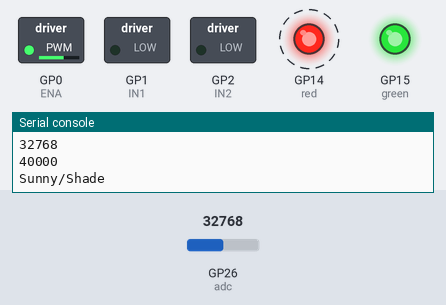
A program run on a simulated Raspberry Pi Pico running MicroPython. Shown: switched loads named in the program (green lamp = pin HIGH), output pins drawn as LEDs (lit = HIGH), the last lines printed to the serial console. Dashed ring = blinking. The test bench sets the inputs (shaded band); at power-on: GP26 (adc) = 32768 (analog values on the 0–65535 scale).

Above: at 1.2 s.
1.3 s: GP26 (adc) set to 42368
4.3 s: GP26 (adc) set to 43984
At 5.4 s:
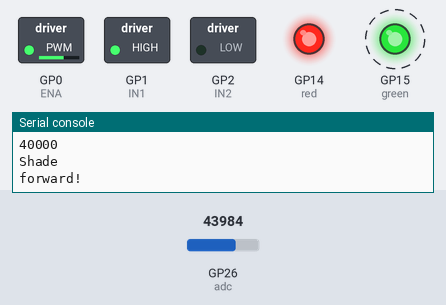
7.3 s: GP26 (adc) set to 28345
At 7.8 s:
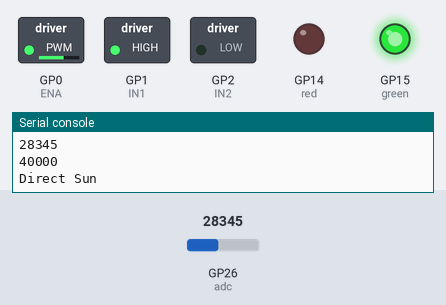
9.0 s: GP26 (adc) set to 29584
At 9.4 s:
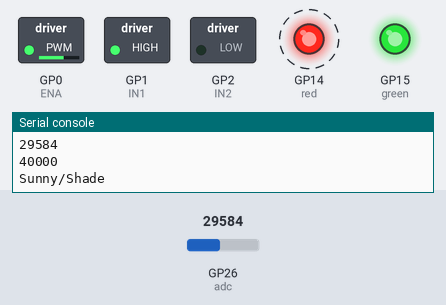
12.0 s: GP26 (adc) set to 64655
At 12.6 s:
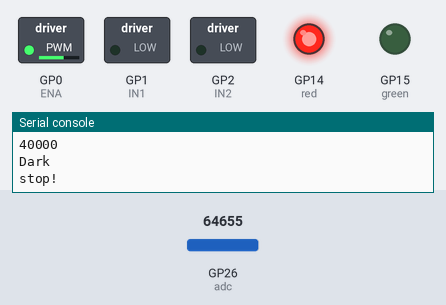
13.5 s: GP26 (adc) set to 63008
At 14.4 s:
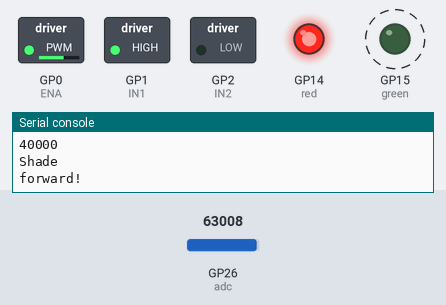
Timing chart, 0 to 17.5 s (numbered marks = the images above; inputs shaded):
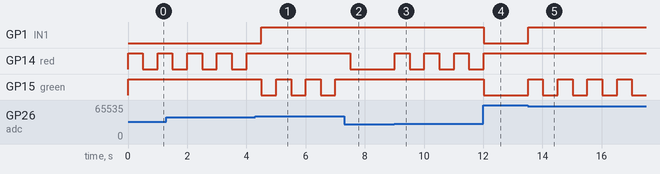

Measured:
- the behaviour switches between 42992 and 43008 on GP26 (adc) (found by bisection; images 0 and 1)
- the behaviour switches between 28992 and 29008 on GP26 (adc) (found by bisection; images 2 and 3)
- the behaviour switches between 64016 and 64000 on GP26 (adc) (found by bisection; images 4 and 5)
- after the input at 4.3 s, GP1 (IN1): LOW → HIGH after 0.21 s; GP14 (red): stops changing and stays HIGH; GP15 (green): alternates HIGH for 0.50 s and LOW for 0.50 s, starting after 0.21 s
- after the input at 7.3 s, GP14 (red): HIGH → LOW after 0.21 s; GP15 (green): stays HIGH (without the input it goes to LOW after 0.21 s)
- after the input at 9.0 s, GP14 (red): alternates HIGH for 0.50 s and LOW for 0.50 s, starting at once
- after the input at 12.0 s, GP1 (IN1), GP15 (green): HIGH → LOW at once; GP14 (red): goes on until 12.0 s, then stays HIGH
- after the input at 13.5 s, GP1 (IN1): LOW → HIGH at once; GP15 (green): alternates HIGH for 0.50 s and LOW for 0.50 s, starting at once

The program:

main.py
```python
from machine import Pin, ADC, PWM
from MicroPy_FirstAttempt.L298N_motor import L298N
import time

ENA = PWM(Pin(0))
IN1 = Pin(1, Pin.OUT)
IN2 = Pin(2, Pin.OUT)

speed = 40000

adc = ADC(26)
red = Pin(14, Pin.OUT)
green = Pin(15, Pin.OUT)
motor = L298N(ENA, IN1, IN2)
motor.setSpeed(speed)


try:
    while True:
        print(adc.read_u16())
        print(speed)
        if(adc.read_u16() > 64000):
            red.value(1)
            green.value(0)
            print("Dark")
            motor.stop()
        elif(adc.read_u16() > 43000):
            red.value(1)
            green.toggle()
            print("Shade")
            motor.forward()
        elif(adc.read_u16() > 29000):
            green.value(1)
            red.toggle()
            print("Sunny/Shade")
        else:
            green.value(1)
            red.value(0)
            print("Direct Sun")
        time.sleep(0.5)

except:
    red.toggle()
    green.toggle()
```

L298N_motor.py
```python
"""
MicroPython driver for L298N Motor Driver module:
https://github.com/ramjipatel041/Micropython-Driver-for-L298N-Motor-Driver.git

L298N Datasheet:
https://www.st.com/en/motor-drivers/l298.html

MIT License
Copyright (c) 2023 Ramji Patel
Permission is hereby granted, free of charge, to any person obtaining a copy
of this software and associated documentation files (the "Software"), to deal
in the Software without restriction, including without limitation the rights
to use, copy, modify, merge, publish, distribute, sublicense, and/or sell
copies of the Software, and to permit persons to whom the Software is
furnished to do so, subject to the following conditions:
The above copyright notice and this permission notice shall be included in all
copies or substantial portions of the Software.
THE SOFTWARE IS PROVIDED "AS IS", WITHOUT WARRANTY OF ANY KIND, EXPRESS OR
IMPLIED, INCLUDING BUT NOT LIMITED TO THE WARRANTIES OF MERCHANTABILITY,
FITNESS FOR A PARTICULAR PURPOSE AND NONINFRINGEMENT. IN NO EVENT SHALL THE
AUTHORS OR COPYRIGHT HOLDERS BE LIABLE FOR ANY CLAIM, DAMAGES OR OTHER
LIABILITY, WHETHER IN AN ACTION OF CONTRACT, TORT OR OTHERWISE, ARISING FROM,
OUT OF OR IN CONNECTION WITH THE SOFTWARE OR THE USE OR OTHER DEALINGS IN THE
SOFTWARE.
"""

import time
from machine import Pin

class L298N:
    def __init__(self, ENA, IN1, IN2):
        self.IN1 = IN1
        self.IN2 = IN2
        self.pwm = ENA
        self.speed = 40000
        self.ismoving = False
        self.direction = 'STOP'
        self.time = 0

    def forward(self):
        print("forward!")
        self.IN1.value(1)
        self.IN2.value(0)
        self.ismoving =  True
        self.direction = 'FORWARD'

    def backward(self):
        self.IN1.value(0)
        self.IN2.value(1)
        self.ismoving = True
        self.direction = 'BACKWARD'

    def stop(self):
        print("stop!")
        self.IN1.value(0)
        self.IN2.value(0)
        self.ismoving = False
        self.Direction = 'STOP'

    def setSpeed(self, speed):
        self.pwm.freq(15000)
        self.speed = speed
        self.pwm.duty_u16(speed)

    def getSpeed(self):
        return self.speed

    def getDirection(self):
        return self.direction

    def run(self, direction):
        self.direction = direction
        if self.direction == 'FORWARD':
            self.forward()
        elif self.direction == 'BACKWARD':
            self.backward()
        elif self.direction == 'STOP':
            self.stop()
        else:
            pass

    def forwardFor(self, Time):
        self.time = Time
        self.forward()
        time.sleep(self.time)
        self.stop()

    def backwardFor(self, Time):
        self.time = Time
        self.backward()
        time.sleep(self.time)
        self.stop()

    def runFor(self, direction, Time):
        self.direction = direction
        self.time = Time
        if self.direction == 'FORWARD':
            self.forward()
            time.sleep(self.time)
            self.stop()
        elif self.direction == 'BACKWARD':
            self.backward()
            time.sleep(self.time)
            self.stop()
        elif self.direction == 'STOP':
            self.stop()
            time.sleep(self.time)
        else:
            pass

    def isMoving(self):
        if self.ismoving == True:
            print('True')
        elif self.ismoving == False:
            print('False')
        else:
            pass
```
